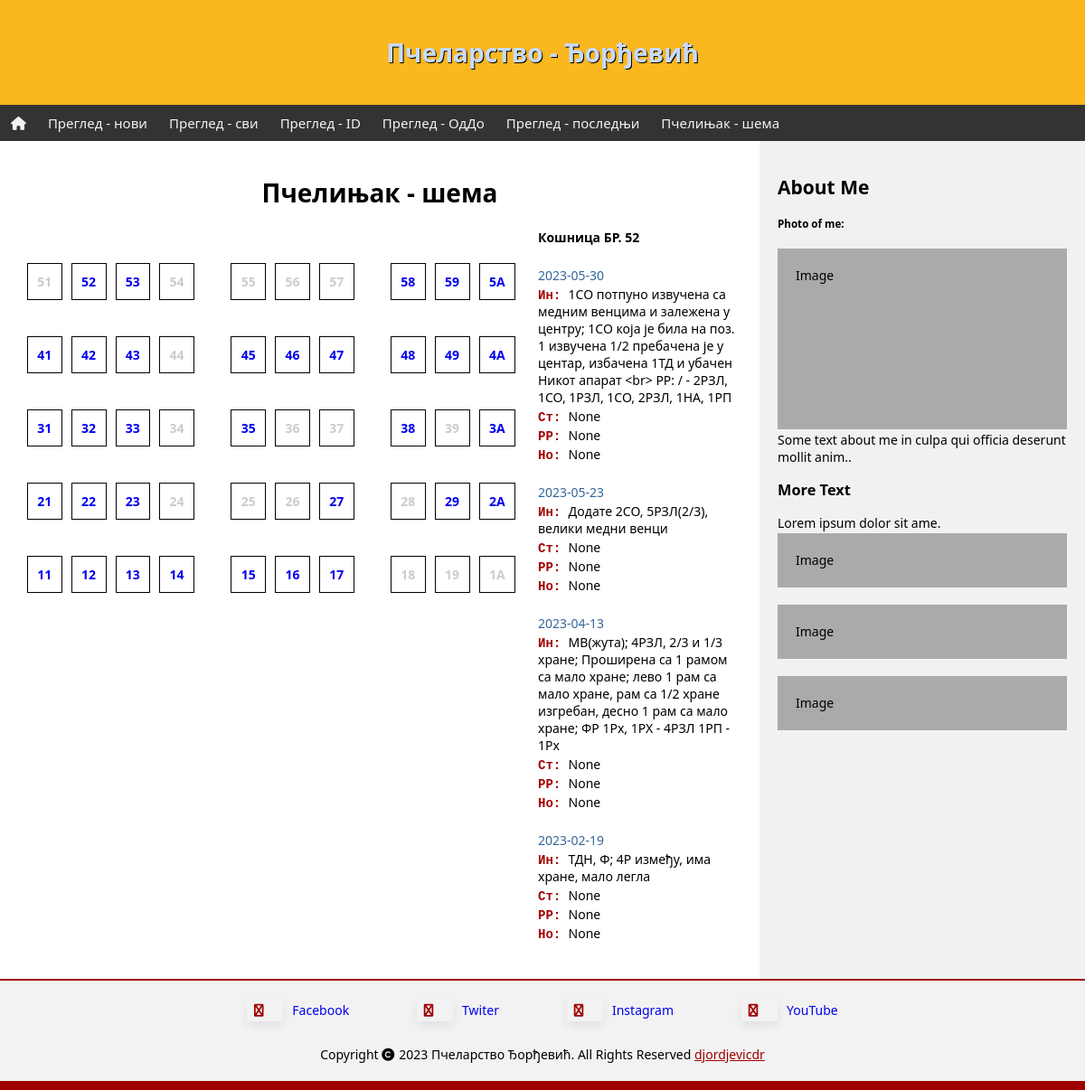
Screenshot of /shema?hive_id=52 with the database file from the repository.
### tables this page shows
CREATE TABLE inspect (id INTEGER PRIMARY KEY ASC AUTOINCREMENT NOT NULL, hive_id TEXT (2) NOT NULL, date DATE NOT NULL, state VARCHAR (255), interv VARCHAR (255), frames VARCHAR (127), note VARCHAR (255));

### app.py (the view)
@app.route("/shema")
def shema():
    shema = [
    [
        ["51", 0], ["52", 1], ["53", 1], ["54", 0], ["  ", 0], ["55", 0], ["56", 0], ["57", 0], ["  ", 0], ["58", 1], ["59", 1], ["5A", 1]
    ],
    [
        ["41", 1], ["42", 1], ["43", 1], ["44", 0], ["  ", 0], ["45", 1], ["46", 1], ["47", 1], ["  ", 0], ["48", 1], ["49", 1], ["4A", 1]
    ],
    [
        ["31", 1], ["32", 1], ["33", 1], ["34", 0], ["  ", 0], ["35", 1], ["36", 0], ["37", 0], ["  ", 0], ["38", 1], ["39", 0], ["3A", 1]
    ],
    [
        ["21", 1], ["22", 1], ["23", 1], ["24", 0], ["  ", 0], ["25", 0], ["26", 0], ["27", 1], ["  ", 0], ["28", 0], ["29", 1], ["2A", 1]
    ],
    [
        ["11", 1], ["12", 1], ["13", 1], ["14", 1], ["  ", 0], ["15", 1], ["16", 1], ["17", 1], ["  ", 0], ["18", 0], ["19", 0], ["1A", 0]
    ],
    ]
    db = os.path.join(app.root_path, 'pcelinjak.db')
    con = sqlite3.connect(db)
    cur = con.cursor()
    hive_id = request.args.get("hive_id")
    if hive_id == None:
        return render_template("shema.html", hive_id=None, review=None, shema=shema)
    else:
        sql="""
        SELECT date, hive_id, interv, state, frames, note
        FROM inspect
        WHERE hive_id=?
        ORDER BY date DESC, id DESC
        """
        cur.execute(sql, (hive_id,))
        rew=cur.fetchall()
        con.close()
        return render_template("shema.html", hive_id=hive_id, review=rew, shema=shema)

### templates/shema.html
{% extends 'template.html' %}
{% block content %}
<h1>Пчелињак - шема</h1>
<div class="shema">
  <div style="flex: 70%;">
    <table class="tshema">
      {% for i in range(5) %}
        <tr>
          {% for j in range(12) %}
            {% if shema[i][j][0] !="  " %}
              <td>
                {% if shema[i][j][1] %}
                  <a class="shemaid" href="shema?hive_id={{ shema[i][j][0] }}">
                {% else %}
                  <a class="shemaid_na" href="shema?hive_id={{ shema[i][j][0] }}">
                {% endif%}
                <b>{{ shema[i][j][0] }}</b>
                </a>
              </td>
            {% else %}
                <td style="border: 0;"></td>
            {% endif %}
          {% endfor %}
        </tr>
      {% endfor %}
    </table>
  </div>
  <div style="flex: 30%; padding-left: 15px;">
    {% if review != None %}
      <p><b>Кошница БР. {{ hive_id }}</b></p>
      <br>
      {% for (date, hive_id, state, interv, frames, note) in review %}
        <p style="color: #336699">{{ date }}</p>
	      <p><span class="vst">Ин: </span>{{ interv }}</p>
        <p><span class="vst">Ст: </span>{{ state }}</p>
	      <p><span class="vst">РР: </span>{{ frames }}</p>
	      <p><span class="vst">Но: </span>{{ note }}</p>
        <br>
      {% endfor %}
    {% endif %}
  </div>
</div>
{% endblock content %}

### static/css/style.css (style rules this page uses)
* { box-sizing: border-box; }
body { margin: 0; font-family: 'Segoe UI', Tahoma, Geneva, Verdana, sans-serif; font-size: 14px; }
p { margin-top: 2px; margin-bottom: 2px; }
h1 { text-align: center; }
.vst { color: #a00000; font-weight: 600; font-family: 'Courier New', Courier, monospace; }
.shema { display:flex; flex-direction: row; flex-wrap: wrap; }
.shemaid { text-decoration: none; color: #0000EE; }
.shemaid_na { text-decoration: none; color: #cccccc; }
table.tshema { border-collapse: separate; border-spacing: 10px 40px; width: 100%; }
table.tshema td { border: 1px solid black; padding: 10px; text-align: center; border-spacing: 20px; }

### rows the page displays
inspect: date "2023-05-30", state "1СО потпуно извучена са медним венцима и залежена у центру; 1СО која је била на поз. 1 извучена 1/2 пребачена је у центар, избачена 1ТД и убачен Никот апарат <br> РР: / - 2РЗЛ, 1СО, 1РЗЛ, 1СО, 2РЗЛ, 1НА, 1РП", interv "None", frames "None", note "None"
inspect: date "2023-05-23", state "Додате 2СО, 5РЗЛ(2/3), велики медни венци", interv "None", frames "None", note "None"
inspect: date "2023-04-13", state "МВ(жута); 4РЗЛ, 2/3 и 1/3 хране; Проширена са 1 рамом са мало хране; лево 1 рам са мало хране, рам са 1/2 хране изгребан, десно 1 рам са мало хране; ФР 1Рх, 1РХ - 4РЗЛ 1РП - 1Рх", interv "None", frames "None", note "None"
inspect: date "2023-02-19", state "ТДН, Ф; 4Р између, има хране, мало легла", interv "None", frames "None", note "None"

### other values shown
{{ shema[i][j][0] }} "51" "52" "53" "54" "55" "56" "57" "58" "59" "5A" "41" "42" "43" "44" "45" "46" "47" "48" "49" "4A" "31" "32" "33" "34" "35" "36" "37" "38" "39" "3A" "21" "22" "23" "24" "25" "26" "27" "28" "29" "2A" "11" "12" "13" "14" "15" "16" "17" "18" "19" "1A"
{{ hive_id }} "52"
